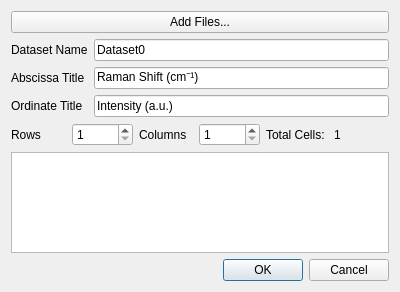
<?xml version="1.0" encoding="UTF-8"?>
<ui version="4.0">
 <class>MultiImportDialog</class>
 <widget class="QDialog" name="MultiImportDialog">
  <property name="geometry">
   <rect>
    <x>0</x>
    <y>0</y>
    <width>400</width>
    <height>292</height>
   </rect>
  </property>
  <property name="windowTitle">
   <string>Dialog</string>
  </property>
  <layout class="QVBoxLayout" name="verticalLayout">
   <item>
    <widget class="QPushButton" name="addFilesPushButton">
     <property name="text">
      <string>Add Files...</string>
     </property>
    </widget>
   </item>
   <item>
    <layout class="QFormLayout" name="formLayout">
     <item row="0" column="0">
      <widget class="QLabel" name="label_4">
       <property name="text">
        <string>Dataset Name</string>
       </property>
      </widget>
     </item>
     <item row="0" column="1">
      <widget class="QLineEdit" name="nameLineEdit">
       <property name="text">
        <string>Dataset0</string>
       </property>
      </widget>
     </item>
     <item row="1" column="0">
      <widget class="QLabel" name="label_5">
       <property name="toolTip">
        <string>The title of the spectral x axis.</string>
       </property>
       <property name="text">
        <string>Abscissa Title</string>
       </property>
      </widget>
     </item>
     <item row="1" column="1">
      <widget class="QLineEdit" name="abscissaLineEdit">
       <property name="text">
        <string>Raman Shift (cm⁻¹)</string>
       </property>
      </widget>
     </item>
     <item row="2" column="0">
      <widget class="QLabel" name="label_6">
       <property name="toolTip">
        <string>The label of the spectral y axis.</string>
       </property>
       <property name="text">
        <string>Ordinate Title</string>
       </property>
      </widget>
     </item>
     <item row="2" column="1">
      <widget class="QLineEdit" name="ordinateLineEdit">
       <property name="text">
        <string>Intensity (a.u.)</string>
       </property>
      </widget>
     </item>
    </layout>
   </item>
   <item>
    <layout class="QHBoxLayout" name="horizontalLayout">
     <item>
      <widget class="QLabel" name="label">
       <property name="text">
        <string>Rows</string>
       </property>
      </widget>
     </item>
     <item>
      <widget class="QSpinBox" name="rowSpinBox">
       <property name="minimum">
        <number>1</number>
       </property>
       <property name="maximum">
        <number>10000</number>
       </property>
      </widget>
     </item>
     <item>
      <widget class="QLabel" name="label_2">
       <property name="text">
        <string>Columns</string>
       </property>
      </widget>
     </item>
     <item>
      <widget class="QSpinBox" name="colSpinBox">
       <property name="minimum">
        <number>1</number>
       </property>
       <property name="maximum">
        <number>10000</number>
       </property>
      </widget>
     </item>
     <item>
      <widget class="QLabel" name="label_3">
       <property name="text">
        <string>Total Cells: </string>
       </property>
      </widget>
     </item>
     <item>
      <widget class="QLabel" name="countLabel">
       <property name="text">
        <string>1</string>
       </property>
      </widget>
     </item>
    </layout>
   </item>
   <item>
    <widget class="QTableWidget" name="filenameTableWidget"/>
   </item>
   <item>
    <widget class="QDialogButtonBox" name="buttonBox">
     <property name="orientation">
      <enum>Qt::Horizontal</enum>
     </property>
     <property name="standardButtons">
      <set>QDialogButtonBox::Cancel|QDialogButtonBox::Ok</set>
     </property>
    </widget>
   </item>
  </layout>
 </widget>
 <resources/>
 <connections>
  <connection>
   <sender>buttonBox</sender>
   <signal>accepted()</signal>
   <receiver>MultiImportDialog</receiver>
   <slot>accept()</slot>
   <hints>
    <hint type="sourcelabel">
     <x>248</x>
     <y>254</y>
    </hint>
    <hint type="destinationlabel">
     <x>157</x>
     <y>274</y>
    </hint>
   </hints>
  </connection>
  <connection>
   <sender>buttonBox</sender>
   <signal>rejected()</signal>
   <receiver>MultiImportDialog</receiver>
   <slot>reject()</slot>
   <hints>
    <hint type="sourcelabel">
     <x>316</x>
     <y>260</y>
    </hint>
    <hint type="destinationlabel">
     <x>286</x>
     <y>274</y>
    </hint>
   </hints>
  </connection>
 </connections>
</ui>
